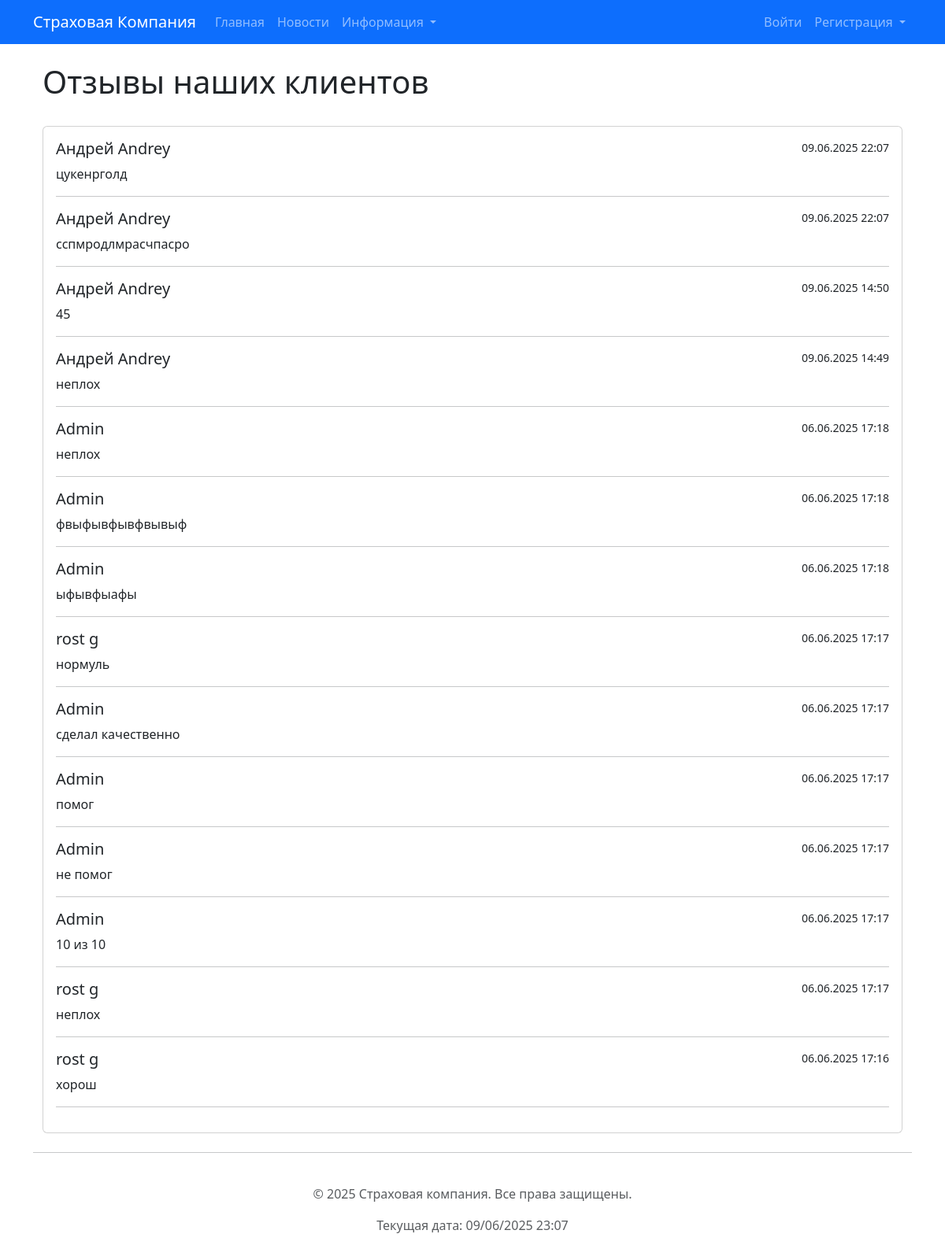
The app's page /reviews/ with its own data.
### insurance_app/models.py (models this page shows, shortened)
class Review(models.Model):
    user = models.ForeignKey(User, on_delete=models.CASCADE, verbose_name="Пользователь (клиент)") # Отзыв оставляет зарегистрированный пользователь
    RATING_CHOICES = [(i, str(i)) for i in range(1, 6)]
    rating = models.IntegerField(choices=RATING_CHOICES, verbose_name="Оценка")
    text = models.TextField(verbose_name="Текст отзыва")
    created_at = models.DateTimeField(default=timezone.now, verbose_name="Дата отзыва")
    class Meta:
        verbose_name = "Отзыв"
        verbose_name_plural = "Отзывы"
        ordering = ['-created_at']

### insurance_app/views.py (the view)
# urls.py: path('reviews/', views.reviews_page, name='reviews'),
def reviews_page(request):
    reviews = Review.objects.select_related('user').order_by('-created_at')
    context = {
        'reviews': reviews,
        'page_title': 'Отзывы наших клиентов'
    }
    return render(request, 'insurance_app/reviews.html', context)

### insurance_app/templates/insurance_app/reviews.html (shortened to what this page needs)
{% extends 'base.html' %}
{% block content %}
    <div class="container mt-4">
        <div class="d-flex justify-content-between align-items-center mb-4">
            <h1>{{ page_title }}</h1>
        </div>
        <div class="card">
            <div class="card-body">
                {% if reviews %}
                    {% for review in reviews %}
                        <div class="d-flex w-100 justify-content-between">
                            <h5 class="mb-1">
                                {% if review.user.get_full_name %}
                                    {{ review.user.get_full_name }}
                                {% else %}
                                    {{ review.user.username }}
                                {% endif %}
                            </h5>
                            <small>{{ review.created_at|date:"d.m.Y H:i" }}</small>
                        </div>
                        <p class="mb-1">{{ review.text|linebreaks }}</p>
                        <hr>
                    {% endfor %}
                {% else %}
                    <p class="card-text">Отзывов пока нет. Станьте первым!</p>
                {% endif %}
            </div>
        </div>
    </div>
{% endblock %}

### records on screen
Review: user.get_full_name "Андрей Andrey", created_at "09.06.2025 22:07", text "цукенрголд"
Review: user.get_full_name "Андрей Andrey", created_at "09.06.2025 22:07", text "сспмродлмрасчпасро"
Review: user.get_full_name "Андрей Andrey", created_at "09.06.2025 14:50", text "45"
Review: user.get_full_name "Андрей Andrey", created_at "09.06.2025 14:49", text "неплох"
Review: user.username "Admin", created_at "06.06.2025 17:18", text "неплох"
Review: user.username "Admin", created_at "06.06.2025 17:18", text "фвыфывфывфвывыф"
Review: user.username "Admin", created_at "06.06.2025 17:18", text "ыфывфыафы"
Review: user.get_full_name "rost g", created_at "06.06.2025 17:17", text "нормуль"
Review: user.username "Admin", created_at "06.06.2025 17:17", text "сделал качественно"
Review: user.username "Admin", created_at "06.06.2025 17:17", text "помог"
Review: user.username "Admin", created_at "06.06.2025 17:17", text "не помог"
Review: user.username "Admin", created_at "06.06.2025 17:17", text "10 из 10"
Review: user.get_full_name "rost g", created_at "06.06.2025 17:17", text "неплох"
Review: user.get_full_name "rost g", created_at "06.06.2025 17:16", text "хорош"

### other values on screen
{{ page_title }} "Отзывы наших клиентов"
